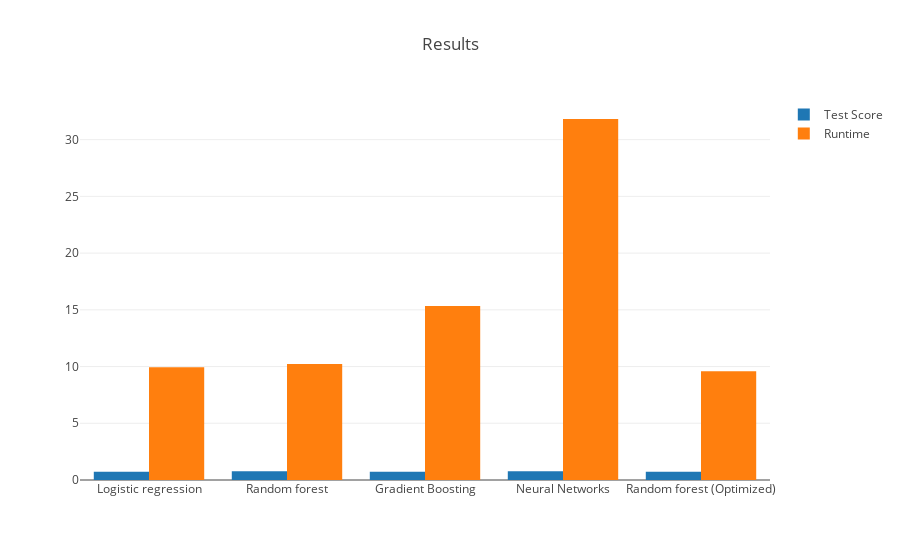

This figure's notebook cell:
### Code cell
# (Heavily consider separating the two later)

trace1 = go.Bar(
    x = results.Model,
    y = results.Test_score,
    name = 'Test Score'
)

trace2 = go.Bar(
    x = results.Model,
    y = results.Runtime,
    name = 'Runtime'
)

data = [trace1, trace2]
layout = go.Layout(
    title = 'Results',
    barmode = 'group'
)

fig = go.Figure(data=data, layout=layout)
py.offline.iplot(fig, filename='stacked-bar')

### Figure 1 — Plotly figure (JSON) as saved in the notebook; plotly's stock layout.template omitted (floating-point values rounded to 4 significant figures)
{"data": [{"name": "Test Score", "type": "bar", "uid": "fade6dfe-8865-4f23-86c5-2156f688c0ad", "x": ["Logistic regression", "Random forest", "Gradient Boosting", "Neural Networks", "Random forest (Optimized)"], "y": [0.7267, 0.7619, 0.7316, 0.7677, 0.7284]}, {"name": "Runtime", "type": "bar", "uid": "7d6b06f1-9941-4f3f-8bc0-13148730bdd5", "x": ["Logistic regression", "Random forest", "Gradient Boosting", "Neural Networks", "Random forest (Optimized)"], "y": [9.944, 10.22, 15.33, 31.82, 9.577]}], "layout": {"barmode": "group", "title": "Results"}}
